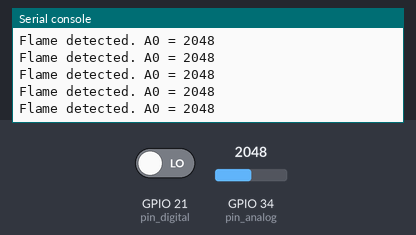
Simulated run of this program. Board: ESP32 board running MicroPython. Parts: the last lines printed to the serial console. Inputs (shaded band) come from the test bench; at power-on: GPIO 21 (pin_digital) LOW, GPIO 34 (pin_analog) = 2048 (analog values on the 0–4095 scale).

Above: at 1.2 s.
1.3 s: GPIO 21 (pin_digital) driven HIGH
At 2.0 s:
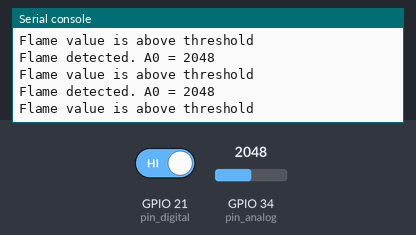
2.8 s: GPIO 34 (pin_analog) set to 2866
At 3.6 s:
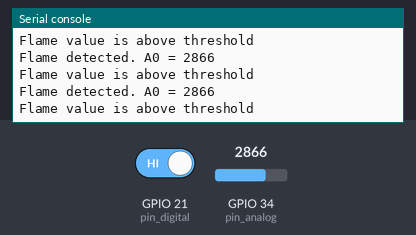
4.3 s: GPIO 34 (pin_analog) set to 3603
At 5.3 s:
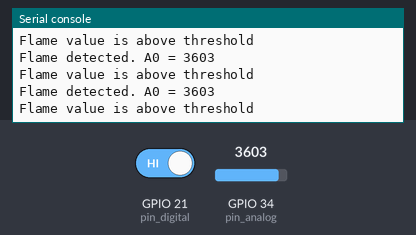
Timing chart, 0 to 7.3 s (numbered marks = the images above; inputs shaded):
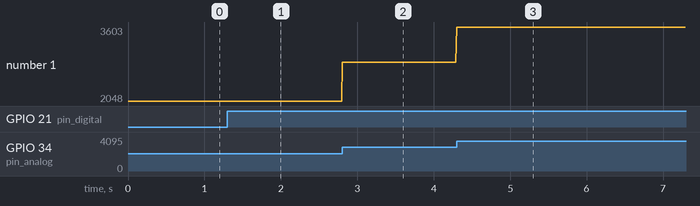

Measured:
- after the input at 1.3 s, the serial console: prints a new line at once (image 1)
- after the input at 2.8 s, the serial console: prints a new line at once (image 2)
- after the input at 4.3 s, the serial console: prints a new line at once (image 3)
- plotted number 1: 2048 → 2866 after the input at 2.8 s, 2866 → 3603 after the input at 4.3 s

The program:

flamesensor.py
```python
import time
from machine import Pin, ADC, PWM

pin_analog = Pin(34, Pin.IN)
adc_analog = ADC(pin_analog)
adc_analog.atten(ADC.ATTN_11DB) #Read voltages between 0.0v to 3.6v
adc_analog.width(ADC.WIDTH_12BIT) #12 bit width so ADC values between 0 ~ 4095

pin_digital = Pin(21, Pin.IN)
while True:
  adc_value = adc_analog.read()
  digital_value = pin_digital.value()
  if (adc_value < 4095):
    print('Flame detected. A0 =', adc_value)
  if (digital_value == 1):
    print('Flame value is above threshold')
  time.sleep(1.0/100)
```
